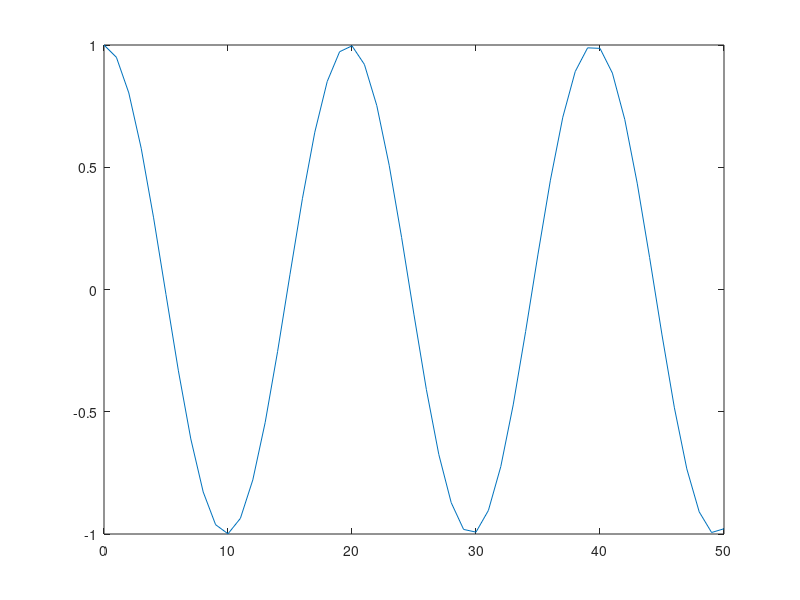
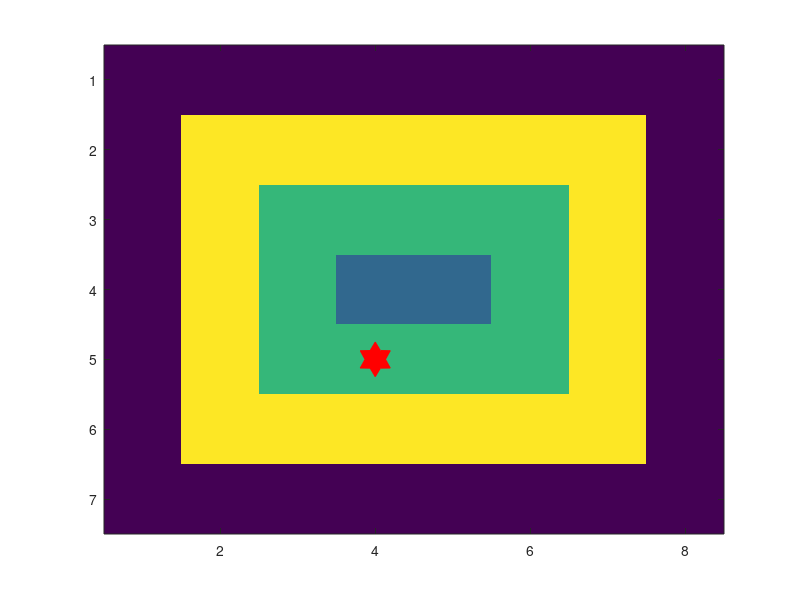

These charts were generated, in order, by the following MATLAB code: (Note: this script raises an error after producing the figures.)
%Lab 9 - Animations and Neighbors
%Alan Tieng
%UIC, CS109, Spring 2020, Reckinger
 
clear all;
close all;
clc;
 
%%Part 1, write the code the produces the animation provided.  Use the
%%function:
%%x goes from 1 to 50 with a step size of 1
%%y should be the cos(x/pi) for each x value
%%You will not be able to test this on Zybooks, so just get it working and show your grad TA. 

pause('on');
x = 0:50;
for i = 1:51
    plot(x(1:i),cos(x(1:i)./pi))
    xlim([0 50])
    ylim([-1 1])
    pause(.05);
end

%%This code is used to test the function you will write below. Do not
%%change any of this code.  
 
map = [10 10 10 10 10 10 10 10; 10 40 40 40 40 40 40 10; 10 40 30 30 30 30 40 10; 10 40 30 20 20 30 40 10; 10 40 30 30 30 30 40 10; 10 40 40 40 40 40 40 10; 10 10 10 10 10 10 10 10];
figure
xat = 4;
yat = 5;
imagesc(map);  %plots array visually.  does not flip vertically (like contourf does).  helps visualize 2d data.
hold on
plot(xat, yat, 'h', 'MarkerSize', 25, 'Color', 'red', 'MarkerFaceColor', 'red');
 
[xs, ys] = findNeighbors(map, yat, xat, "south");
[xn, yn] = findNeighbors(map, yat, xat, "north");
[xw, yw] = findNeighbors(map, yat, xat, "west");
[xe, ye] = findNeighbors(map, yat, xat, "east");
grid on
plot(xs, ys, 'o', 'MarkerSize', 25, 'Color', 'black', 'Linewidth', 2);
plot(xn, yn, 'd', 'MarkerSize', 25, 'Color', 'blue', 'Linewidth', 2);
plot(xw, yw, 's', 'MarkerSize', 25, 'Color', 'magenta', 'Linewidth', 2);
plot(xe, ye, '*', 'MarkerSize', 25, 'Color', 'cyan', 'Linewidth', 2);
legend("Here", "South", "North", "West", "East");
set(gca, 'fontsize', 16);
title ("Neighbors");
colorbar
 
 
 
%%Part 2 - write the findNeighbors function. 
%%INPUTS
%%map - the 2D array "map" that you are exploring.
%%row - the row index of the location you are at.
%%col - the column index of the location you are at.
%%direction - either "south", "north", "east", or "west" - indicating which
%%neighbors you should return.
%%OUTPUTS
%%x - the column locations of the neighbors indicated by direction
%%y - the row locations of the neighbors indicated by direction
%%EXAMPLE
%%given direction = "east", then the two outputs are:
%%x = [col+1, col+1, col+1];
%%y = [row-1, row, row+1];
%%Therefore, I did one of the branches for you (east).  You can put this
%%directly in your code, as is.  You should do the other three.  
%%ERROR CHECKING
%%if row and col inputted do not have all 8 neighbors, the function should
%%always return empty arrays for both x and y.
function [x, y] = findNeighbors(map, row, col, direction)
%TODO_2 - Write this function.  Remove the x and y definitions below once
%you start working on this function.  To create the plot shown in Zybooks,
%you do not need to do anything other than work on this function.
if (size(map,1) == row) || (size(map, 2) == col) || (row == 1) || (col == 1)
    x = [];
    y = [];
    return
end

switch direction
    case "north"
        x = [col-1, col, col+1];
        y = [row-1, row-1, row-1];
    case "east"
        x = [col+1, col+1, col+1];
        y = [row-1, row, row+1];
    case "west"
        x = [col-1, col-1, col-1];
        y = [row-1, row, row+1];
    case "south"
        x = [col-1, col, col+1];
        y = [row+1, row+1, row+1];
    otherwise
        disp("Invalid direction")
end
 
end